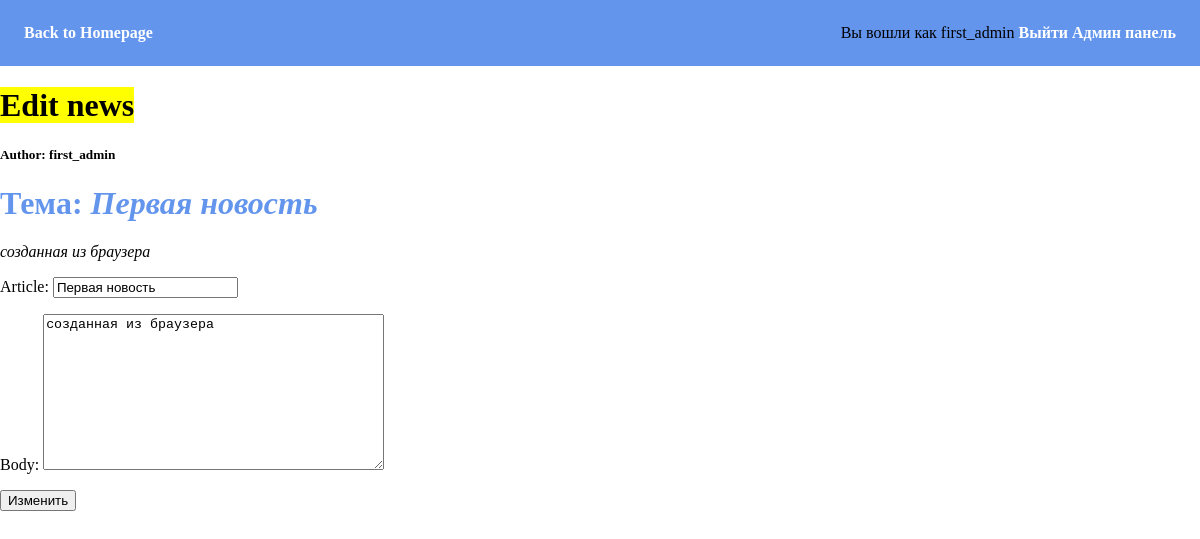
The page /news/edit/3 (signed in) on the database its author committed.
### news/models.py (models this page shows, shortened)
class News(models.Model):
    author = models.ForeignKey(User, null=True, on_delete=models.SET_NULL) # УКАЗАНИЕ АВТОРА
    article = models.CharField(max_length=100) # ЗАГОЛОВОК НОВОСТИ
    body = models.TextField(blank=True, null=True) # ТЕКСТ НОВОСТИ
    commentary = models.ManyToManyField(Commentaries)
    likes = models.ManyToManyField(Likes)

### news/views.py (the view)
# urls.py: path('news/edit/<int:pk>', edit_view),
@login_required
@permission_required('user.is_staff')
def edit_view(request, pk):
    try:
        obj = News.objects.get(id=pk)
    except News.DoesNotExist:
        raise Http404
    if request.method == 'POST':
        form = NewsModelForm(request.POST, instance=obj)
        if form.is_valid():
            edited_obj = form.save(commit=False)
            edited_obj.save()
            return HttpResponseRedirect(reverse('detail-news', args=[pk]))
    else:
        form = NewsModelForm(instance=obj)
    return render(request, 'edit_news_form.html', {'single_object': obj, 'form': form})

### news/forms.py (shortened to what this page needs)
class NewsModelForm(forms.ModelForm):
    class Meta:
        model = News
        fields = [
            'article',
            'body'
        ]

### templates/edit_news_form.html (shortened to what this page needs)
{% extends "base.html" %}
{% block content %}
    <h1>
        <mark>Edit news</mark>
    </h1>
    <h5>Author: {{ single_object.author }}</h5>
    <h1>Тема: <i>{{ single_object.article }}</i></h1>
    <i>{% include 'news/detail_snippet.html' with single_object=single_object %}</i>
    <form action="" method="post">
        {{ form.as_p }}
        <input type="submit" value="Изменить">
    </form>
{% endblock %}

### templates/navbar.html
<nav>
    <a href="/">Back to Homepage</a>
    <div class="nav-menu">
        {% if user.is_authenticated %}
            <span>Вы вошли как {{ user }}</span>
            <a href="/logout">Выйти</a>
            <a href="admin/">Админ панель</a>
        {% else %}
            <a href="/login">Войдите</a>
            <a>или</a>
            <a href="/register">Зарегистрируйтесь</a>
        {% endif %}
    </div>
</nav>

### news/templates/news/detail_snippet.html
{% if single_object.body %}
    <p>{{ single_object.body }}</p>
{% else %}
    <p>Content coming soon</p>
{% endif %}

### templates/base.html (style rules this page uses)
body { margin: 0; }
nav { padding: 1.5em; background-color: cornflowerblue; display: flex; justify-content: space-between; }
nav a { color: #fff; text-decoration:none; font-weight: bold; }
h1 { color: cornflowerblue; }

### rows shown on the page
News: author "first_admin", article "Первая новость", body "созданная из браузера"

### other values the page prints
{{ user }} "first_admin"
